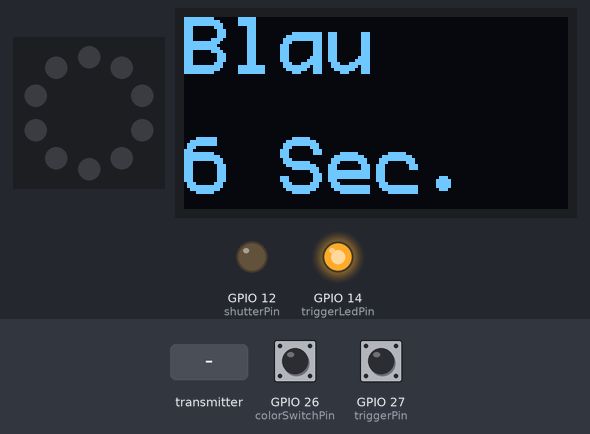
The program below on a simulated ESP32. On the bench: 10 RGB LEDs in a ring, first at the top, clockwise, 128×64 one-colour display, output pins drawn as LEDs (lit = HIGH). Dashed ring = blinking. The test bench sets the inputs (shaded band); at power-on: GPIO 27 (triggerPin) HIGH, GPIO 26 (colorSwitchPin) HIGH. Dim RGB values are drawn brighter than linear; EEPROM starts erased; what the program prints to the serial monitor is not drawn.

Above: at 1.2 s.
1.3 s: GPIO 27 (triggerPin) pulled LOW for 0.15 s
At 1.51 s:
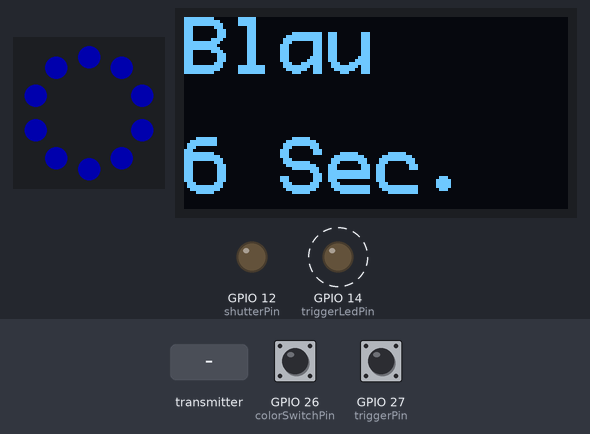
2.0 s: the transmitter starts sending payload = 0
At 4.4 s:
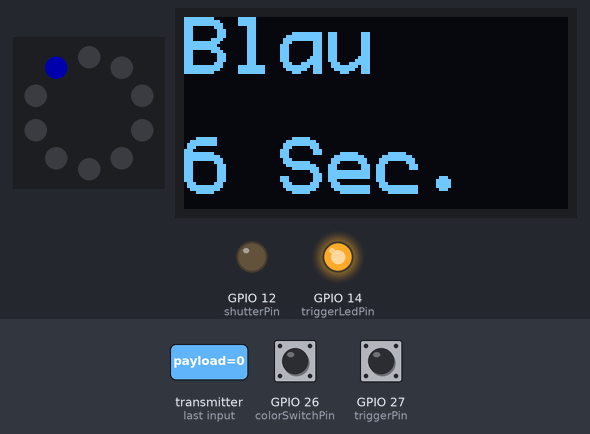
4.5 s: GPIO 26 (colorSwitchPin) pulled LOW for 0.15 s
At 5.0 s:
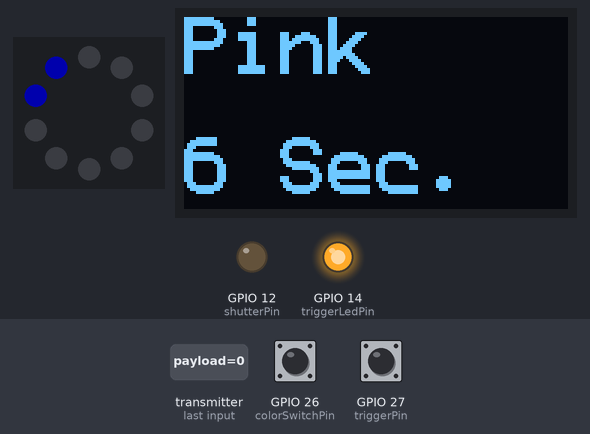
5.2 s: GPIO 26 (colorSwitchPin) pulled LOW for 0.15 s
At 5.49 s:
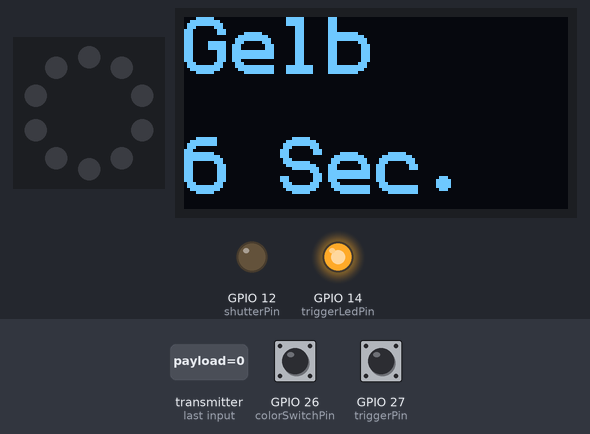
5.9 s: GPIO 26 (colorSwitchPin) pulled LOW for 0.15 s
At 6.16 s:
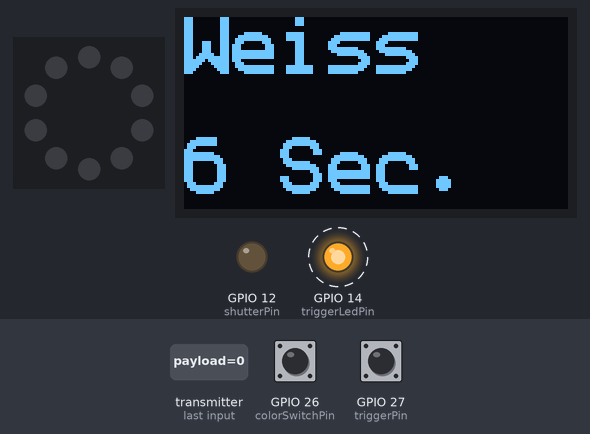
6.6 s: GPIO 26 (colorSwitchPin) pulled LOW for 3.2 s
At 10.4 s:
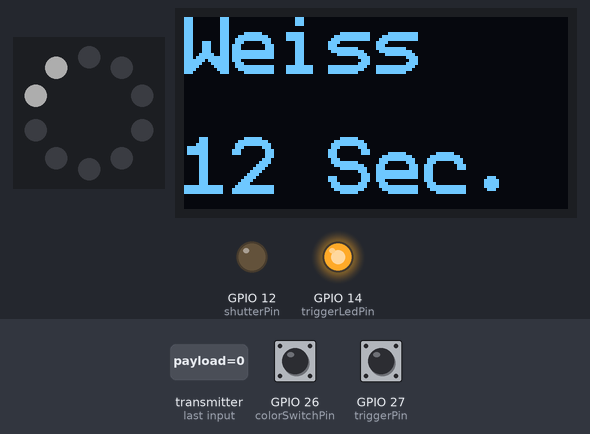
Timing chart, 0 to 11.4 s (numbered marks = the images above; inputs shaded):
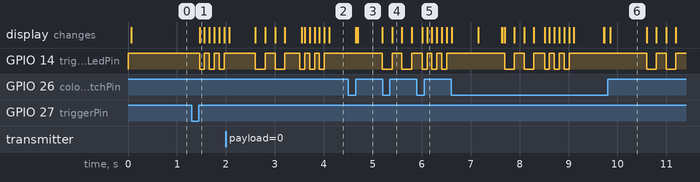

The program:

main.cpp
```cpp
/**
 * Photobooth controller sketch v1.0
 * find out more: blog.altholtmann.com
 * by Timo Altholtmann
 *
 * ***********************    General Notes    *****************************
 * - Uncomment means removing the 2 // in front of #define.
 *
 **/
#include <Arduino.h>
// Debugging. If enabled, the sketch will print DEBUGGING states to the serial monitor
// with 115200 Baudrate
// Default: commented
#define DEBUG // Uncomment to output DEBUGGING messages

// Mac-Adress of the photobooth controller. This is the most important part and has to match the defined Mac-Adress in the
// photobooth buzzer sketch otherwise a communication is not possible. Only needs to be changed, if there are other
// photobooth controller in range.
// Every number can be changed to a value between 0-9. For example {0, 5, 0, 9, 0, 1}. That should be enough possible
// combinations to find a unique one
// Default: { 0x5, 0x0, 0x0, 0x0, 0x0, 0x1 }
#define BOOTH_MAC_ADDRESS { 0x5E, 0x0, 0x0, 0x0, 0x0, 0x1 }

// Should it be possible to abort the sequence with another button press
#define ABORT_ACTIVE true

// --------------------------------------------------------------------------------------------------------------------
// END Configuration - No need to change anything below - unless you know what you are doing!!
// --------------------------------------------------------------------------------------------------------------------

// Includes
#include <WiFi.h>
#include <esp_wifi.h>
#include <esp_now.h>
#include <EEPROM.h>
// WS2812 library
#include <Adafruit_NeoPixel.h>
// Display library
#include <U8x8lib.h>
// Debouncing library
#include <Bounce2.h>

enum COMMANDS
{
    BUTTON_TRIGGERED,
    RESET_TRIGGERED,
};

typedef struct DATA_TO_BOOTH
{
    COMMANDS command;
    uint16_t payload;
} DATA_TO_BOOTH;

uint8_t newMACAddress[] = BOOTH_MAC_ADDRESS;

// Struct for incoming data
DATA_TO_BOOTH dataToBooth;

const byte colorSwitchPin = 26;
const byte triggerPin = 27;
const byte triggerLedPin = 14;
const byte shutterPin = 12;
const byte ws2813Pin = 13;
const byte ws2813LedCount = 10;
byte ledClockBrightness = 50;
Adafruit_NeoPixel ledClock = Adafruit_NeoPixel(ws2813LedCount, ws2813Pin, NEO_GRB + NEO_KHZ800);
TaskHandle_t SecondCore;
U8X8_SSD1306_128X64_NONAME_4W_HW_SPI u8x8(/* cs=*/5, /* dc=*/ 17, /* reset=*/ 16);
Bounce buttonTrigger = Bounce();
Bounce buttonColor = Bounce();

struct RGB {
  char color[15];
  uint32_t colorCode;
};

RGB colors[] = {
  {"Aus", ledClock.Color(1,1,1)},
  {"Weiss", ledClock.Color(255,255,255)},
  {"Rot", ledClock.Color(255,0,0)},
  {"Gruen", ledClock.Color(0,255,0)},
  {"Blau", ledClock.Color(0,0,255)},
  {"Pink", ledClock.Color(253,35,253)},
  {"Gelb", ledClock.Color(248,255,27)}
};

uint8_t sequenceTimes[] = { 0, 2, 4, 6, 8, 10, 12 };

uint8_t currentClockColor;
bool shouldStartSequence = false;
uint32_t sequenceStartTime_MS = 0;
bool shouldAbortSequence = false;
uint32_t colorSwitchButtonLastPressed_MS = millis();
uint8_t currentSequenceTime;

#ifdef DEBUG    //Macros are usually in all capital letters.
#define DPRINT(...)    Serial.print(__VA_ARGS__)     //DPRINT is a macro, debug print
#define DPRINTLN(...)  Serial.println(__VA_ARGS__)   //DPRINTLN is a macro, debug print with new line
#else
#define DPRINT(...)     //now defines a blank line
#define DPRINTLN(...)   //now defines a blank line
#endif

void SecondCoreCode(void *pvParameters);

bool shouldAbort() {
  if(shouldAbortSequence) {
    DPRINTLN("shouldAbort: Indicate abort sequence with red blinks");
    for (uint8_t i = 0; i < 2; i++) {
      ledClock.fill(colors[2].colorCode,0,ws2813LedCount);
      ledClock.show();
      digitalWrite(triggerLedPin, LOW);
      delay(200);
      ledClock.fill(colors[0].colorCode,0,ws2813LedCount);
      ledClock.show();
      digitalWrite(triggerLedPin, HIGH);
      delay(200);
    }
    shouldStartSequence = false;
    shouldAbortSequence = false;
    sequenceStartTime_MS = 0;
    return true;
  }

  return false;
}

void takePicture() {
  DPRINTLN("Taking a picture!");
  digitalWrite(shutterPin, HIGH);
  delay(100);
  digitalWrite(shutterPin, LOW);
}

void ledSequence(int waitTime)
{
  DPRINT("ledSequence: Start - waitTime: ");
  DPRINTLN(waitTime);
  // blink leds if there is enough time
  if (waitTime > 1000) {
    DPRINTLN("ledSequence: Blink Leds before the sequence");
    for (uint8_t i = 0; i < 3; i++) {
      ledClock.fill(colors[currentClockColor].colorCode,0,ws2813LedCount);
      ledClock.show();
      digitalWrite(triggerLedPin, LOW);
      delay(100);
      ledClock.fill(colors[0].colorCode,0,ws2813LedCount);
      ledClock.show();
      digitalWrite(triggerLedPin, HIGH);
      delay(100);
      waitTime -= 100 * 2;
    }
  }
  // start the actual led sequence
  DPRINTLN("ledSequence: Led ring sequence start");
  uint16_t waitTimeStep = waitTime / ws2813LedCount;
  for (int i = ws2813LedCount-1; i >= 0; i--) {
    // Check if the sequence should be aborted
    if(shouldAbort() && ABORT_ACTIVE) return;
    ledClock.setPixelColor(i, colors[currentClockColor].colorCode);
    ledClock.show();
    // dont wait when the last led turns on - so the picture is taken faster
    if (i != 0) {
      delay(waitTimeStep);
    }
  }
  ledClock.fill(colors[1].colorCode,0,ws2813LedCount);
  ledClock.show();
  takePicture();
  delay(1000);
  ledClock.fill(colors[0].colorCode,0,ws2813LedCount);
  ledClock.show();
}

char *getMacStrFromAddress(uint8_t *address)
{
  static char macStr[18];
  // Copies the sender mac address to a string
  snprintf(macStr, sizeof(macStr), "%02x:%02x:%02x:%02x:%02x:%02x", address[0], address[1], address[2], address[3], address[4], address[5]);
  return macStr;
}

void processButtonTriggered() {
  // Abort when sequence has already startet. But only if some time went by to prevent fast double clicks
  if(!shouldAbortSequence && sequenceStartTime_MS != 0 && (millis() - sequenceStartTime_MS) > 1000) {
    DPRINTLN("OnDataRecv: Should abort sequence");
    shouldAbortSequence = true;
  } else if (sequenceStartTime_MS == 0 && !shouldStartSequence && !shouldAbortSequence) {
    DPRINTLN("OnDataRecv: Should start the sequence");
    shouldStartSequence = true;
  }
}

// callback function that will be executed when data is received
void OnDataRecv(const uint8_t *address, const uint8_t *incomingData, int len)
{
  DPRINTLN("OnDataRecv: Got Message");
  memcpy(&dataToBooth, incomingData, sizeof(dataToBooth));
  if(dataToBooth.command == COMMANDS::BUTTON_TRIGGERED) {
    processButtonTriggered();
  }
}

void setUpWifi()
{
  WiFi.enableLongRange(true);
  WiFi.mode(WIFI_STA);

  DPRINT("My old Mac Address: ");
  DPRINTLN(WiFi.macAddress());

  esp_wifi_set_ps(WIFI_PS_NONE);
  esp_wifi_set_mac(WIFI_IF_STA, &newMACAddress[0]);

  DPRINT("My new Mac Address: ");
  DPRINTLN(WiFi.macAddress());

    if (esp_now_init() != ESP_OK)
    {
      DPRINTLN("Error initializing ESP-NOW. Things wont work");
      return;
    }

    esp_now_register_recv_cb(OnDataRecv);
}

void updateDisplay() {
  u8x8.setFont(u8x8_font_profont29_2x3_f);
  u8x8.clearDisplay();
  u8x8.drawString(0,0,colors[currentClockColor].color);
  u8x8.setCursor(0,5);
  u8x8.print(sequenceTimes[currentSequenceTime]);
  u8x8.print(" Sec.");

}

void setup() {
#ifdef DEBUG
  Serial.begin(115200);
#endif
  EEPROM.begin(2);

  currentClockColor = EEPROM.read(0);
  // Fallback
  if(currentClockColor < 0 || currentClockColor > sizeof(colors) / sizeof(RGB)) currentClockColor = 4;
  currentSequenceTime = EEPROM.read(1);
  // Fallback
  if(currentSequenceTime < 0 || currentSequenceTime > sizeof(sequenceTimes) / sizeof(uint8_t)) currentSequenceTime = 3;

  buttonTrigger.attach(triggerPin, INPUT_PULLUP);
  buttonTrigger.interval(5); // interval in ms
  buttonColor.attach(colorSwitchPin, INPUT_PULLUP);
  buttonColor.interval(5); // interval in ms

  pinMode(shutterPin, OUTPUT);
  digitalWrite(shutterPin, LOW);
  pinMode(triggerLedPin, OUTPUT);
  digitalWrite(triggerLedPin, HIGH);

  ledClock.begin();
  ledClock.setBrightness(ledClockBrightness);
  ledClock.fill(colors[0].colorCode,0,ws2813LedCount);
  ledClock.show();

  setUpWifi();

  u8x8.begin();
  u8x8.setFlipMode(1);
  updateDisplay();

  // Setup dual core
  xTaskCreatePinnedToCore(
    SecondCoreCode, /* Task function. */
    "SecondCore",   /* name of task. */
    10000,           /* Stack size of task */
    NULL,            /* parameter of the task */
    1,               /* priority of the task */
    &SecondCore,    /* Task handle to keep track of created task */
    0);

  DPRINTLN("setup: done!");
}

void loop() {
  buttonTrigger.update();
  buttonColor.update();

  // ********************
  // buttonTrigger
  // ********************
  // Short press handling
  if (buttonTrigger.rose())
  {
    processButtonTriggered();
  }

  // ********************
  // buttonColor
  // ********************
  // Short press handling
  if (buttonColor.rose())
  {
      if (buttonColor.previousDuration() < 1000)
      {
        currentClockColor++;
        if(currentClockColor == sizeof(colors) / sizeof(RGB)) currentClockColor = 1;
        updateDisplay();
        EEPROM.write(0, currentClockColor);
        EEPROM.commit();
      }
  }
  // long press handling - reset postion
  if (buttonColor.read() == LOW)
  {
    if (buttonColor.currentDuration() > 1000)
    {
      while(buttonColor.read() == LOW) {
        currentSequenceTime++;
        if(currentSequenceTime == sizeof(sequenceTimes) / sizeof(uint8_t)) currentSequenceTime = 0;
        updateDisplay();
        for (int i = 0; i < 100; i++)
        {
          buttonColor.update();
          delay(10);
        }
      }
      EEPROM.write(1, currentSequenceTime);
      EEPROM.commit();
    }
  }

  delay(1);
}

void SecondCoreCode(void *pvParameters)
{
  // displayInit();

  for (;;)
  {
    // updateDisplay();
    if(shouldStartSequence) {
      shouldStartSequence = false;
      sequenceStartTime_MS = millis();
      ledSequence(sequenceTimes[currentSequenceTime] * 1000);
      shouldStartSequence = false;
      sequenceStartTime_MS = 0;
      shouldAbortSequence = false;
    }
    vTaskDelay(1);
  }
}
```

Measured:
- after the input at 1.3 s, GPIO 14 (triggerLedPin): alternates HIGH for 0.10 s and LOW for 0.10 s, starting after 0.16 s
- after the input at 2.0 s, GPIO 14 (triggerLedPin): HIGH → LOW after 0.60 s, → HIGH 0.20 s later, → LOW 0.20 s later, → HIGH 0.20 s later, … (10 changes in this stretch)
- after the input at 4.5 s, the display: first differs from a run without the input after 0.19 s (image 3)
- after the input at 5.2 s, the display: changes after 0.19 s (image 4)
- after the input at 5.9 s, the display: first differs from a run without the input after 0.21 s (image 5)
- after the input at 6.6 s, the display: first differs from a run without the input after 1.0 s (image 6 shows a later state)
- what the display in image 3 shows lasts 0.5 s, from 4.7 s to 5.2 s
